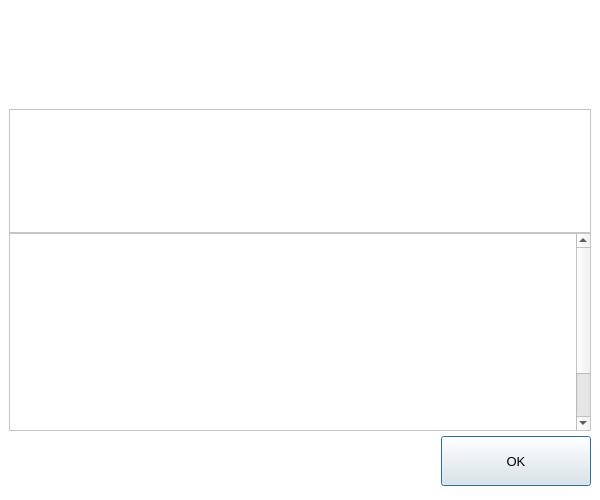
<?xml version="1.0" encoding="UTF-8"?>
<ui version="4.0">
 <class>HelpMessageDialog</class>
 <widget class="QDialog" name="HelpMessageDialog">
  <property name="geometry">
   <rect>
    <x>0</x>
    <y>0</y>
    <width>600</width>
    <height>500</height>
   </rect>
  </property>
  <property name="minimumSize">
   <size>
    <width>600</width>
    <height>500</height>
   </size>
  </property>
  <property name="font">
   <font>
    <pointsize>10</pointsize>
   </font>
  </property>
  <property name="windowTitle">
   <string notr="true">ResPubliqa Core - Command-line options</string>
  </property>
  <property name="styleSheet">
   <string notr="true">#HelpMessageDialog {
	background-color:#FFFFFF;
}</string>
  </property>
  <layout class="QVBoxLayout" name="verticalLayout_3">
   <property name="spacing">
    <number>0</number>
   </property>
   <property name="leftMargin">
    <number>0</number>
   </property>
   <property name="topMargin">
    <number>0</number>
   </property>
   <property name="rightMargin">
    <number>0</number>
   </property>
   <property name="bottomMargin">
    <number>0</number>
   </property>
   <item>
    <widget class="QWidget" name="helpContainer" native="true">
     <property name="sizePolicy">
      <sizepolicy hsizetype="Preferred" vsizetype="Preferred">
       <horstretch>0</horstretch>
       <verstretch>100</verstretch>
      </sizepolicy>
     </property>
     <property name="minimumSize">
      <size>
       <width>0</width>
       <height>200</height>
      </size>
     </property>
     <property name="styleSheet">
      <string notr="true">#helpContainer{
	background-color:white;
	padding:9px;
}</string>
     </property>
     <layout class="QVBoxLayout" name="verticalLayout_4">
      <property name="spacing">
       <number>0</number>
      </property>
      <property name="leftMargin">
       <number>9</number>
      </property>
      <property name="topMargin">
       <number>9</number>
      </property>
      <property name="rightMargin">
       <number>9</number>
      </property>
      <property name="bottomMargin">
       <number>9</number>
      </property>
      <item>
       <widget class="QLabel" name="graphic">
        <property name="sizePolicy">
         <sizepolicy hsizetype="Preferred" vsizetype="Ignored">
          <horstretch>0</horstretch>
          <verstretch>0</verstretch>
         </sizepolicy>
        </property>
        <property name="minimumSize">
         <size>
          <width>0</width>
          <height>100</height>
         </size>
        </property>
        <property name="pixmap">
         <pixmap>:/images/about</pixmap>
        </property>
       </widget>
      </item>
      <item>
       <layout class="QVBoxLayout" name="verticalLayout">
        <property name="topMargin">
         <number>100</number>
        </property>
        <item>
         <widget class="QTextEdit" name="helpMessage">
          <property name="minimumSize">
           <size>
            <width>0</width>
            <height>0</height>
           </size>
          </property>
          <property name="styleSheet">
           <string notr="true">#helpMessage {
background-color:#FFFFFF;
	color:#707070;
}</string>
          </property>
          <property name="readOnly">
           <bool>true</bool>
          </property>
         </widget>
        </item>
        <item>
         <widget class="QScrollArea" name="scrollArea">
          <property name="styleSheet">
           <string notr="true">#scrollArea {
background-color:#FFFFFF;
}</string>
          </property>
          <property name="verticalScrollBarPolicy">
           <enum>Qt::ScrollBarAlwaysOn</enum>
          </property>
          <property name="widgetResizable">
           <bool>true</bool>
          </property>
          <widget class="QWidget" name="scrollAreaWidgetContents">
           <property name="geometry">
            <rect>
             <x>0</x>
             <y>0</y>
             <width>564</width>
             <height>263</height>
            </rect>
           </property>
           <property name="styleSheet">
            <string notr="true">#scrollAreaWidgetContents {
background-color:#FFFFFF;
}</string>
           </property>
           <layout class="QVBoxLayout" name="verticalLayout_2">
            <item>
             <widget class="QLabel" name="aboutMessage">
              <property name="minimumSize">
               <size>
                <width>0</width>
                <height>245</height>
               </size>
              </property>
              <property name="cursor">
               <cursorShape>IBeamCursor</cursorShape>
              </property>
              <property name="styleSheet">
               <string notr="true">#aboutMessage {
background-color:#FFFFFF;
	color:#707070;
}</string>
              </property>
              <property name="textFormat">
               <enum>Qt::PlainText</enum>
              </property>
              <property name="alignment">
               <set>Qt::AlignLeading|Qt::AlignLeft|Qt::AlignTop</set>
              </property>
              <property name="openExternalLinks">
               <bool>true</bool>
              </property>
              <property name="textInteractionFlags">
               <set>Qt::LinksAccessibleByMouse|Qt::TextSelectableByKeyboard|Qt::TextSelectableByMouse</set>
              </property>
             </widget>
            </item>
           </layout>
          </widget>
         </widget>
        </item>
        <item alignment="Qt::AlignVCenter">
         <widget class="QWidget" name="widget" native="true">
          <property name="sizePolicy">
           <sizepolicy hsizetype="Preferred" vsizetype="Preferred">
            <horstretch>0</horstretch>
            <verstretch>50</verstretch>
           </sizepolicy>
          </property>
          <property name="minimumSize">
           <size>
            <width>0</width>
            <height>60</height>
           </size>
          </property>
          <layout class="QHBoxLayout" name="horizontalLayout_2">
           <property name="leftMargin">
            <number>0</number>
           </property>
           <property name="topMargin">
            <number>0</number>
           </property>
           <property name="rightMargin">
            <number>0</number>
           </property>
           <property name="bottomMargin">
            <number>0</number>
           </property>
           <item>
            <spacer name="horizontalSpacer">
             <property name="orientation">
              <enum>Qt::Horizontal</enum>
             </property>
             <property name="sizeHint" stdset="0">
              <size>
               <width>421</width>
               <height>20</height>
              </size>
             </property>
            </spacer>
           </item>
           <item alignment="Qt::AlignVCenter">
            <widget class="QPushButton" name="pushButtonOk">
             <property name="minimumSize">
              <size>
               <width>150</width>
               <height>50</height>
              </size>
             </property>
             <property name="text">
              <string>OK</string>
             </property>
            </widget>
           </item>
          </layout>
         </widget>
        </item>
       </layout>
      </item>
     </layout>
    </widget>
   </item>
  </layout>
 </widget>
 <resources/>
 <connections/>
</ui>
